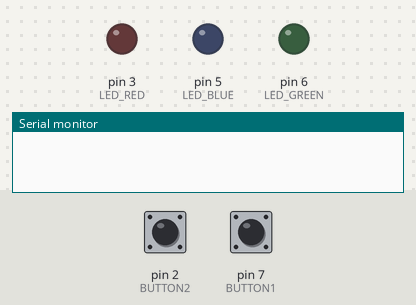
Bench run of a sketch on a simulated Arduino Uno, built with avr-gcc and run on an emulated ATmega328P. Parts: output pins drawn as LEDs (lit = HIGH), the last lines printed to the serial monitor. Dashed ring = blinking. The inputs (shaded band) are chosen by the test bench; at power-on: pin 7 (BUTTON1) LOW, pin 2 (BUTTON2) LOW.

Above: at 1.2 s.
1.3 s: pin 7 (BUTTON1) pulled HIGH for 0.15 s
At 1.65 s:
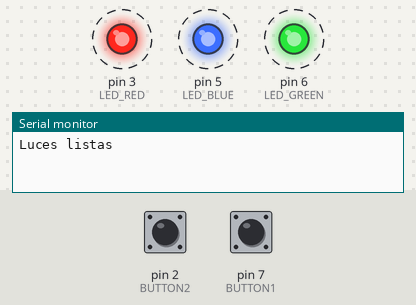
4.3 s: pin 2 (BUTTON2) pulled HIGH for 0.15 s
At 4.8 s:
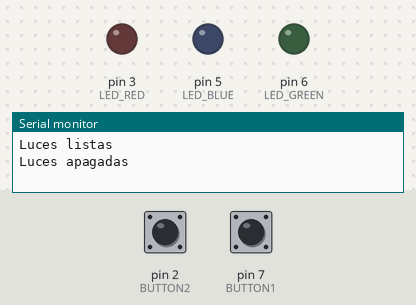
5.9 s: pin 7 (BUTTON1) pulled HIGH for 1 s
At 6.65 s:
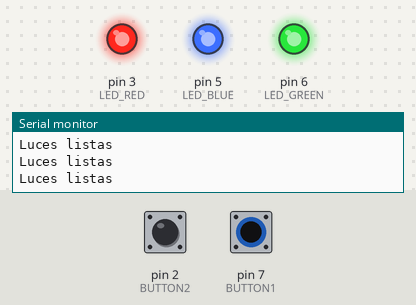
8.9 s: pin 2 (BUTTON2) pulled HIGH for 1 s
At 8.9 s:
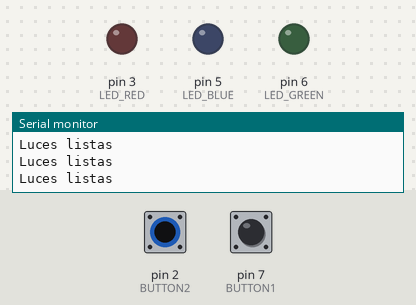
Timing chart, 0 to 11.9 s (numbered marks = the images above; inputs shaded):
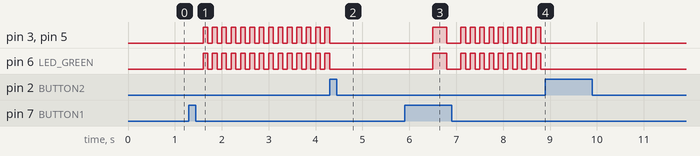

Measured:
- after the input at 1.3 s, pin 3 (LED_RED), pin 5 (LED_BLUE), pin 6 (LED_GREEN): alternates HIGH for 0.10 s and LOW for 0.10 s, starting after 0.30 s
- after the input at 4.3 s, pin 3 (LED_RED), pin 5 (LED_BLUE), pin 6 (LED_GREEN): goes on until 4.3 s, then stays LOW
- after the input at 5.9 s, pin 3 (LED_RED), pin 5 (LED_BLUE), pin 6 (LED_GREEN): goes HIGH 0.30 s, LOW 0.30 s, 8 × (HIGH 0.10 s, LOW 0.10 s), HIGH 0.10 s, then LOW, starting after 0.60 s
- after the input at 8.9 s, pin 3 (LED_RED), pin 5 (LED_BLUE), pin 6 (LED_GREEN): stops changing and stays LOW

The sketch:

S10_S2_2.ino
```cpp
int LED_RED = 3;
int LED_BLUE = 5;
int LED_GREEN = 6;
int BUTTON1 = 7;
int BUTTON2 = 2;

bool encendidas = false;
long lastEncendido = 0;
int secuencia = 0;

void setup() {
  pinMode(LED_RED, OUTPUT);
  pinMode(LED_BLUE, OUTPUT);
  pinMode(LED_GREEN, OUTPUT);
  pinMode(BUTTON1, INPUT);
  pinMode(BUTTON2, INPUT);
  Serial.begin(9600);
}

void encenderLeds() {
  digitalWrite(LED_RED, 1);
  digitalWrite(LED_BLUE, 1);
  digitalWrite(LED_GREEN, 1);
}

void apagarLeds() {
  digitalWrite(LED_RED, 0);
  digitalWrite(LED_BLUE, 0);
  digitalWrite(LED_GREEN, 0);
}

void loop() {
  int btn_value = digitalRead(BUTTON1);
  if(btn_value == 1) {
    Serial.println("Luces listas");
    encendidas = true;
    delay(300);
  }

  btn_value = digitalRead(BUTTON2);
  if(btn_value == 1) {
    apagarLeds();
    Serial.println("Luces apagadas");
    encendidas = false;
    delay(300);
  }

  if(encendidas) {
    if(lastEncendido > millis() - 100) return;
    lastEncendido = millis();
    if(secuencia == 0) {
      encenderLeds();
      secuencia = 1;
    } else {
      apagarLeds();
      secuencia = 0;
    }
  }
}
```
